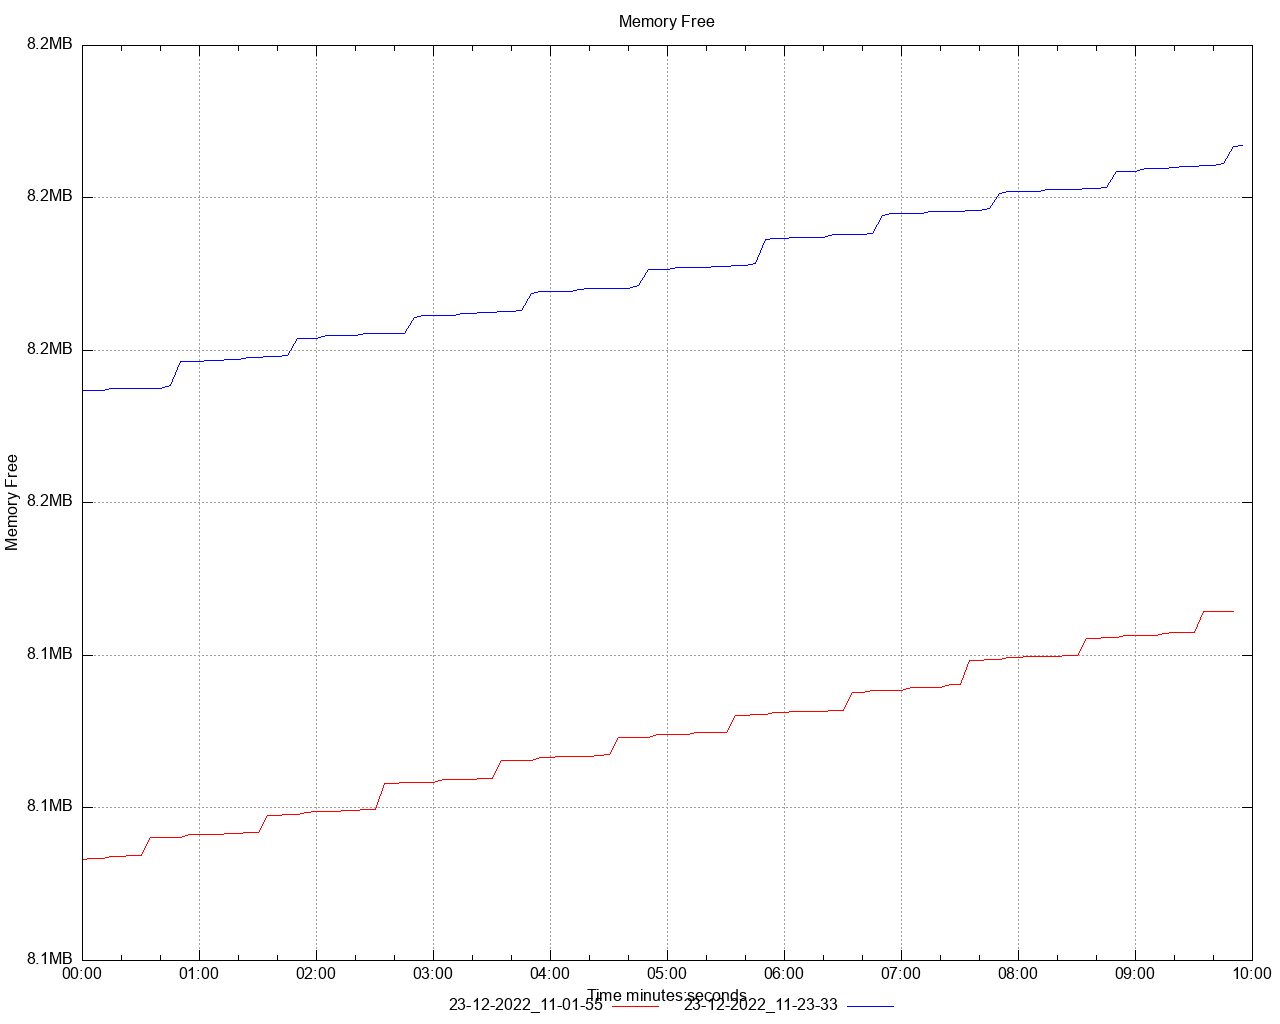

gnuplot code for this plot:
set title 'Memory Free' noenhanced
set style data lines
set datafile separator ","
set terminal png size 1280,1024
set grid
set key below
set xdata time
set timefmt "%s"
offset = 0
t0(x)=(offset=($0==0) ? x : offset, x - offset)
set xlabel 'Time minutes:seconds'
set ylabel 'Memory Free'
set format y '%.1s%cB'
set output '/Users/ahmet.mircik/Workspace/python/hazelcast-simulator/offload-benchmarks/report/dstat/memory_free_A1.png'
plot \
   '/Users/ahmet.mircik/Workspace/python/hazelcast-simulator/offload-benchmarks/report/data/memory_free_A1_1.data' using (t0(timecolumn(1))):2 title "23-12-2022_11-01-55" noenhanced lt rgb "red", \
   '/Users/ahmet.mircik/Workspace/python/hazelcast-simulator/offload-benchmarks/report/data/memory_free_A1_2.data' using (t0(timecolumn(1))):2 title "23-12-2022_11-23-33" noenhanced lt rgb "blue", \
